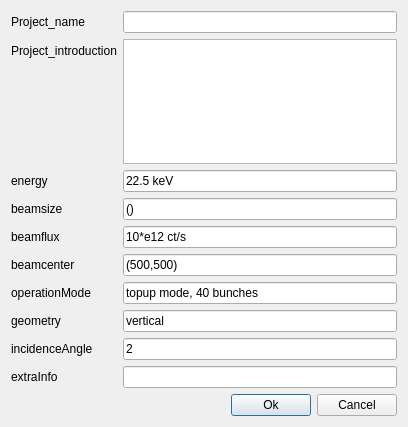
<?xml version="1.0" encoding="UTF-8"?>
<ui version="4.0">
 <class>Dialog</class>
 <widget class="QDialog" name="Dialog">
  <property name="geometry">
   <rect>
    <x>0</x>
    <y>0</y>
    <width>408</width>
    <height>427</height>
   </rect>
  </property>
  <property name="windowTitle">
   <string>Dialog</string>
  </property>
  <layout class="QVBoxLayout" name="verticalLayout">
   <item>
    <layout class="QFormLayout" name="formLayout">
     <item row="0" column="0">
      <widget class="QLabel" name="label">
       <property name="text">
        <string>Project_name</string>
       </property>
      </widget>
     </item>
     <item row="0" column="1">
      <widget class="QLineEdit" name="lineEdit_name">
       <property name="sizePolicy">
        <sizepolicy hsizetype="Preferred" vsizetype="Fixed">
         <horstretch>0</horstretch>
         <verstretch>0</verstretch>
        </sizepolicy>
       </property>
      </widget>
     </item>
     <item row="1" column="0">
      <widget class="QLabel" name="label_2">
       <property name="text">
        <string>Project_introduction</string>
       </property>
      </widget>
     </item>
     <item row="1" column="1">
      <widget class="QTextEdit" name="textEdit_introduction"/>
     </item>
     <item row="2" column="0">
      <widget class="QLabel" name="label_3">
       <property name="text">
        <string>energy</string>
       </property>
      </widget>
     </item>
     <item row="3" column="0">
      <widget class="QLabel" name="label_4">
       <property name="text">
        <string>beamsize</string>
       </property>
      </widget>
     </item>
     <item row="4" column="0">
      <widget class="QLabel" name="label_5">
       <property name="text">
        <string>beamflux</string>
       </property>
      </widget>
     </item>
     <item row="5" column="0">
      <widget class="QLabel" name="label_6">
       <property name="text">
        <string>beamcenter</string>
       </property>
      </widget>
     </item>
     <item row="6" column="0">
      <widget class="QLabel" name="label_7">
       <property name="text">
        <string>operationMode</string>
       </property>
      </widget>
     </item>
     <item row="7" column="0">
      <widget class="QLabel" name="label_8">
       <property name="text">
        <string>geometry</string>
       </property>
      </widget>
     </item>
     <item row="8" column="0">
      <widget class="QLabel" name="label_9">
       <property name="text">
        <string>incidenceAngle</string>
       </property>
      </widget>
     </item>
     <item row="9" column="0">
      <widget class="QLabel" name="label_10">
       <property name="text">
        <string>extraInfo</string>
       </property>
      </widget>
     </item>
     <item row="2" column="1">
      <widget class="QLineEdit" name="lineEdit_energy">
       <property name="text">
        <string>22.5 keV</string>
       </property>
      </widget>
     </item>
     <item row="3" column="1">
      <widget class="QLineEdit" name="lineEdit_beamsize">
       <property name="text">
        <string>()</string>
       </property>
      </widget>
     </item>
     <item row="4" column="1">
      <widget class="QLineEdit" name="lineEdit_beamflux">
       <property name="text">
        <string>10*e12 ct/s</string>
       </property>
      </widget>
     </item>
     <item row="5" column="1">
      <widget class="QLineEdit" name="lineEdit_beam_center">
       <property name="text">
        <string>(500,500)</string>
       </property>
      </widget>
     </item>
     <item row="6" column="1">
      <widget class="QLineEdit" name="lineEdit_mode">
       <property name="text">
        <string>topup mode, 40 bunches</string>
       </property>
      </widget>
     </item>
     <item row="7" column="1">
      <widget class="QLineEdit" name="lineEdit_geometry">
       <property name="text">
        <string>vertical</string>
       </property>
      </widget>
     </item>
     <item row="8" column="1">
      <widget class="QLineEdit" name="lineEdit_incidence_angle">
       <property name="text">
        <string>2</string>
       </property>
      </widget>
     </item>
     <item row="9" column="1">
      <widget class="QLineEdit" name="lineEdit_extraInfo">
       <property name="text">
        <string/>
       </property>
      </widget>
     </item>
    </layout>
   </item>
   <item>
    <layout class="QHBoxLayout" name="horizontalLayout">
     <item>
      <spacer name="horizontalSpacer">
       <property name="orientation">
        <enum>Qt::Horizontal</enum>
       </property>
       <property name="sizeHint" stdset="0">
        <size>
         <width>40</width>
         <height>20</height>
        </size>
       </property>
      </spacer>
     </item>
     <item>
      <widget class="QPushButton" name="pushButton_ok">
       <property name="text">
        <string>Ok</string>
       </property>
      </widget>
     </item>
     <item>
      <widget class="QPushButton" name="pushButton_cancel">
       <property name="text">
        <string>Cancel</string>
       </property>
      </widget>
     </item>
    </layout>
   </item>
  </layout>
 </widget>
 <resources/>
 <connections/>
</ui>
